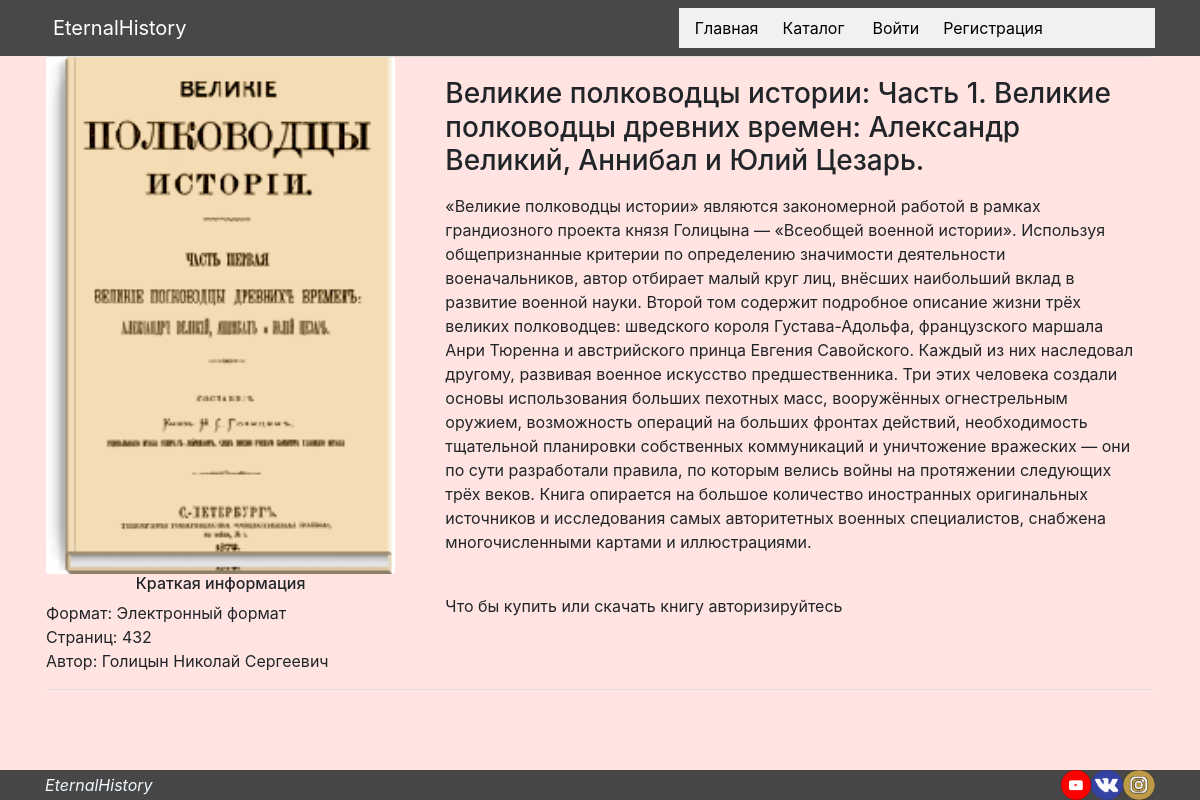
The app's page /catalog/book/1/ with its own data.
### mainapp/models.py (models this page shows, shortened)
class Books(models.Model):
    WithoutIndustry = 'wi'
    War = 'w'
    Cultural = 'c'
    Science = 's'
    Right = 'r'
    Political = 'p'
    Religion = 're'
    Economics = 'e'
    AUDIO = 'a'
    TEXT = 't'
    ELECTRONIC = 'el'
    INDUSTRIES_CHOICES = (
        (WithoutIndustry, 'Без отрасли'),
        (War, 'Военная история'),
        (Cultural, 'История культуры'),
        (Science, 'История науки'),
        (Right, 'История государства и права '),
        (Political, 'История политических и правовых учений'),
        (Religion, 'История религии'),
        (Economics, 'История экономики'),
    )
    FORMAT_CHOICES = (
        (AUDIO, "Аудио формат"),
        (TEXT, "Бумажный формат"),
        (ELECTRONIC, "Электронный формат"),
    )
    category = models.ForeignKey(SubjectCategory,
                                 on_delete=models.CASCADE)
    name = models.CharField(max_length=200)
    avtor = models.CharField(max_length=100)
    desc = models.TextField(blank=True)
    avtordesc = models.TextField(blank=True)
    pages = models.IntegerField(default=0)
    format = models.CharField(max_length=2, choices=FORMAT_CHOICES, default=AUDIO)
    industries = models.CharField(max_length=2, choices=INDUSTRIES_CHOICES, default=WithoutIndustry, blank=True)
    document = models.FileField(upload_to='media/book/', null=True)
    uploaded_at = models.DateTimeField(auto_now_add=True, null=True)
    bookimage = models.ImageField('Обложка книги', upload_to='static/img/book', height_field=None, width_field=None, max_length=100,
                              null=True)
    avtorphoto = models.ImageField('Фото автора', upload_to='static/img/avtor', height_field=None, width_field=None, max_length=100,
                              null=True)
    class Meta:
        verbose_name = 'Книга'
        verbose_name_plural = 'Книги'

### mainapp/views.py (the view)
# urls.py: path('catalog/book/<int:book_pk>/', mainapp.book_page, name='book_page'),
def book_page(request, book_pk):
    book = Books.objects.get(pk=book_pk)
    context = {
        'book': book,
        'page_title': 'страница книг'
    }
    return render(request, 'mainapp/book_page.html', context)

### mainapp/templates/mainapp/book_page.html (shortened to what this page needs)
{% extends 'mainapp/base.html'%}
{% block content %}
<div class="container" style="background-color: #FFE4E1;">
    <div class="card mb-3" style="max-width: 100%;">
                    <div class="row g-0" style="background-color: #FFE4E1;">
                        <div class="col-md-4">
                            <img class="card-img" alt="Обложка" src="../../../{{ book.bookimage }}">
                            <h6 style="text-align: center">Краткая информация</h6>
                            <p>Формат: {{ book.get_format_display }}<br>
                            Страниц: {{ book.pages }}<br>
                            Автор: {{book.avtor}}
                            </p>
                        </div>
                        <div class="col-md-8">
                            <div class="card-body">
                                <h3 class="card-title">{{ book.name }}</h3>
                                <p class="card-text"></p><p>{{ book.desc }}</p>
                                <br>
                                 {% if user.is_authenticated %}
    <a href="{% url 'basket:add' book.id %}"
       class="btn btn-success" style="background-color: LightSalmon; color: #000000;">
        Купить книгу
    </a>
    {% else %}
    <p class="">Что бы купить или скачать книгу авторизируйтесь</p>
    {% endif %}
                            </div>
                        </div>
                    </div>
                </div>
</div>
<br>
<br>
{% endblock %}

### static/css/footer.css (style rules this page uses)
.container { padding-right: 15px; padding-left: 15px; }

### static/css/min.css (style rules this page uses)
html { -ms-overflow-style: none; scrollbar-width: none; }

### records on screen
Books: bookimage (picture), format "Электронный формат", pages "432", avtor "Голицын Николай Сергеевич", name "Великие полководцы истории: Часть 1. Великие полководцы древних времен: Александр Великий, Аннибал и Юлий Цезарь.", desc "«Великие полководцы истории» являются закономерной работой в рамках грандиозного проекта князя Голицына — «Всеобщей военной истории». Используя общепризнанные критерии по определению значимости деятельности военачальников, автор отбирает малый круг лиц, внёсших наибольший вклад в развитие военной науки. Второй том содержит подробное описание жизни трёх великих полководцев: шведского короля Густава-Адольфа, французского маршала Анри Тюренна и австрийского принца Евгения Савойского. Каждый из них наследовал другому, развивая военное искусство предшественника. Три этих человека создали основы использования больших пехотных масс, вооружённых огнестрельным оружием, возможность операций на…"
